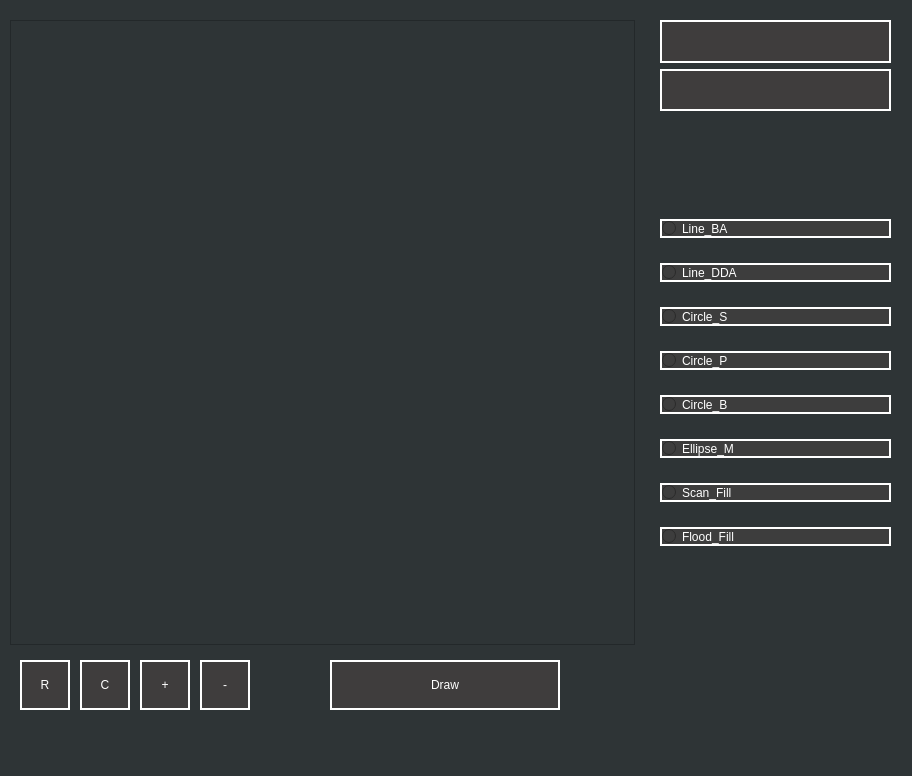
<?xml version="1.0" encoding="UTF-8"?>
<ui version="4.0">
 <class>MainWindow</class>
 <widget class="QMainWindow" name="MainWindow">
  <property name="geometry">
   <rect>
    <x>0</x>
    <y>0</y>
    <width>912</width>
    <height>776</height>
   </rect>
  </property>
  <property name="windowTitle">
   <string>MainWindow</string>
  </property>
  <property name="styleSheet">
   <string notr="true">background-color: rgb(46, 52, 54)</string>
  </property>
  <widget class="QWidget" name="centralwidget">
   <widget class="Screen" name="screen">
    <property name="geometry">
     <rect>
      <x>10</x>
      <y>20</y>
      <width>625</width>
      <height>625</height>
     </rect>
    </property>
    <property name="minimumSize">
     <size>
      <width>621</width>
      <height>621</height>
     </size>
    </property>
    <property name="styleSheet">
     <string notr="true">border-color: rgb(255, 255, 255);</string>
    </property>
   </widget>
   <widget class="QPushButton" name="reset">
    <property name="geometry">
     <rect>
      <x>20</x>
      <y>660</y>
      <width>50</width>
      <height>50</height>
     </rect>
    </property>
    <property name="styleSheet">
     <string notr="true">font: 18pt &quot;Ubuntu Mono&quot;;
color: rgb(255, 255, 255);
border-width: 2px;
border-style: solid;
border-color: rgb(255, 255, 255);
background-color: rgb(63, 61, 61);</string>
    </property>
    <property name="text">
     <string>R</string>
    </property>
   </widget>
   <widget class="QPushButton" name="chngPixClr">
    <property name="geometry">
     <rect>
      <x>80</x>
      <y>660</y>
      <width>50</width>
      <height>50</height>
     </rect>
    </property>
    <property name="styleSheet">
     <string notr="true">font: 18pt &quot;Ubuntu Mono&quot;;
color: rgb(255, 255, 255);
border-width: 2px;
border-style: solid;
border-color: rgb(255, 255, 255);
background-color: rgb(63, 61, 61);</string>
    </property>
    <property name="text">
     <string>C</string>
    </property>
   </widget>
   <widget class="QPushButton" name="incPixSz">
    <property name="geometry">
     <rect>
      <x>140</x>
      <y>660</y>
      <width>50</width>
      <height>50</height>
     </rect>
    </property>
    <property name="styleSheet">
     <string notr="true">font: 18pt &quot;Ubuntu Mono&quot;;
color: rgb(255, 255, 255);
border-width: 2px;
border-style: solid;
border-color: rgb(255, 255, 255);
background-color: rgb(63, 61, 61);</string>
    </property>
    <property name="text">
     <string>+</string>
    </property>
   </widget>
   <widget class="QPushButton" name="decPixSz">
    <property name="geometry">
     <rect>
      <x>200</x>
      <y>660</y>
      <width>50</width>
      <height>50</height>
     </rect>
    </property>
    <property name="styleSheet">
     <string notr="true">font: 18pt &quot;Ubuntu Mono&quot;;
color: rgb(255, 255, 255);
border-width: 2px;
border-style: solid;
border-color: rgb(255, 255, 255);
background-color: rgb(63, 61, 61);</string>
    </property>
    <property name="text">
     <string>-</string>
    </property>
   </widget>
   <widget class="QPushButton" name="draw">
    <property name="geometry">
     <rect>
      <x>330</x>
      <y>660</y>
      <width>230</width>
      <height>50</height>
     </rect>
    </property>
    <property name="styleSheet">
     <string notr="true">font: 18pt &quot;Ubuntu Mono&quot;;
color: rgb(255, 255, 255);
border-width: 2px;
border-style: solid;
border-color: rgb(255, 255, 255);
background-color: rgb(63, 61, 61);</string>
    </property>
    <property name="text">
     <string>Draw</string>
    </property>
   </widget>
   <widget class="QWidget" name="verticalLayoutWidget">
    <property name="geometry">
     <rect>
      <x>660</x>
      <y>200</y>
      <width>231</width>
      <height>371</height>
     </rect>
    </property>
    <layout class="QVBoxLayout" name="verticalLayout">
     <item>
      <widget class="QRadioButton" name="line_ba">
       <property name="styleSheet">
        <string notr="true">font: 18pt &quot;Ubuntu Mono&quot;;
color: rgb(255, 255, 255);
border-width: 2px;
border-style: solid;
border-color: rgb(255, 255, 255);
background-color: rgb(61, 61, 61);</string>
       </property>
       <property name="text">
        <string>Line_BA</string>
       </property>
      </widget>
     </item>
     <item>
      <widget class="QRadioButton" name="line_dda">
       <property name="styleSheet">
        <string notr="true">font: 18pt &quot;Ubuntu Mono&quot;;
color: rgb(255, 255, 255);
border-width: 2px;
border-style: solid;
border-color: rgb(255, 255, 255);
background-color: rgb(61, 61, 61);</string>
       </property>
       <property name="text">
        <string>Line_DDA</string>
       </property>
      </widget>
     </item>
     <item>
      <widget class="QRadioButton" name="circle_s">
       <property name="styleSheet">
        <string notr="true">font: 18pt &quot;Ubuntu Mono&quot;;
color: rgb(255, 255, 255);
border-width: 2px;
border-style: solid;
border-color: rgb(255, 255, 255);
background-color: rgb(61, 61, 61);</string>
       </property>
       <property name="text">
        <string>Circle_S</string>
       </property>
      </widget>
     </item>
     <item>
      <widget class="QRadioButton" name="circle_p">
       <property name="styleSheet">
        <string notr="true">font: 18pt &quot;Ubuntu Mono&quot;;
color: rgb(255, 255, 255);
border-width: 2px;
border-style: solid;
border-color: rgb(255, 255, 255);
background-color: rgb(61, 61, 61);</string>
       </property>
       <property name="text">
        <string>Circle_P</string>
       </property>
      </widget>
     </item>
     <item>
      <widget class="QRadioButton" name="circle_b">
       <property name="styleSheet">
        <string notr="true">font: 18pt &quot;Ubuntu Mono&quot;;
color: rgb(255, 255, 255);
border-width: 2px;
border-style: solid;
border-color: rgb(255, 255, 255);
background-color: rgb(61, 61, 61);</string>
       </property>
       <property name="text">
        <string>Circle_B</string>
       </property>
      </widget>
     </item>
     <item>
      <widget class="QRadioButton" name="ellipse_m">
       <property name="styleSheet">
        <string notr="true">font: 18pt &quot;Ubuntu Mono&quot;;
color: rgb(255, 255, 255);
border-width: 2px;
border-style: solid;
border-color: rgb(255, 255, 255);
background-color: rgb(61, 61, 61);</string>
       </property>
       <property name="text">
        <string>Ellipse_M</string>
       </property>
      </widget>
     </item>
     <item>
      <widget class="QRadioButton" name="scan_f">
       <property name="styleSheet">
        <string notr="true">font: 18pt &quot;Ubuntu Mono&quot;;
color: rgb(255, 255, 255);
border-width: 2px;
border-style: solid;
border-color: rgb(255, 255, 255);
background-color: rgb(61, 61, 61);</string>
       </property>
       <property name="text">
        <string>Scan_Fill</string>
       </property>
      </widget>
     </item>
     <item>
      <widget class="QRadioButton" name="flood_f">
       <property name="styleSheet">
        <string notr="true">font: 18pt &quot;Ubuntu Mono&quot;;
color: rgb(255, 255, 255);
border-width: 2px;
border-style: solid;
border-color: rgb(255, 255, 255);
background-color: rgb(61, 61, 61);</string>
       </property>
       <property name="text">
        <string>Flood_Fill</string>
       </property>
      </widget>
     </item>
    </layout>
   </widget>
   <widget class="QWidget" name="verticalLayoutWidget_2">
    <property name="geometry">
     <rect>
      <x>660</x>
      <y>20</y>
      <width>231</width>
      <height>91</height>
     </rect>
    </property>
    <layout class="QVBoxLayout" name="verticalLayout_2">
     <item>
      <widget class="QLabel" name="location">
       <property name="styleSheet">
        <string notr="true">font: 18pt &quot;Ubuntu Mono&quot;;
color: rgb(255, 255, 255);
border-width: 2px;
border-style: solid;
border-color: rgb(255, 255, 255);
background-color: rgb(63, 61, 61);</string>
       </property>
       <property name="text">
        <string/>
       </property>
      </widget>
     </item>
     <item>
      <widget class="QLabel" name="time">
       <property name="styleSheet">
        <string notr="true">font: 18pt &quot;Ubuntu Mono&quot;;
color: rgb(255, 255, 255);
border-width: 2px;
border-style: solid;
border-color: rgb(255, 255, 255);
background-color: rgb(63, 61, 61);</string>
       </property>
       <property name="text">
        <string/>
       </property>
      </widget>
     </item>
    </layout>
   </widget>
  </widget>
  <widget class="QMenuBar" name="menubar">
   <property name="geometry">
    <rect>
     <x>0</x>
     <y>0</y>
     <width>912</width>
     <height>26</height>
    </rect>
   </property>
  </widget>
  <widget class="QStatusBar" name="statusbar"/>
 </widget>
 <customwidgets>
  <customwidget>
   <class>Screen</class>
   <extends>QGraphicsView</extends>
   <header location="global">screen.h</header>
  </customwidget>
 </customwidgets>
 <resources/>
 <connections/>
</ui>
